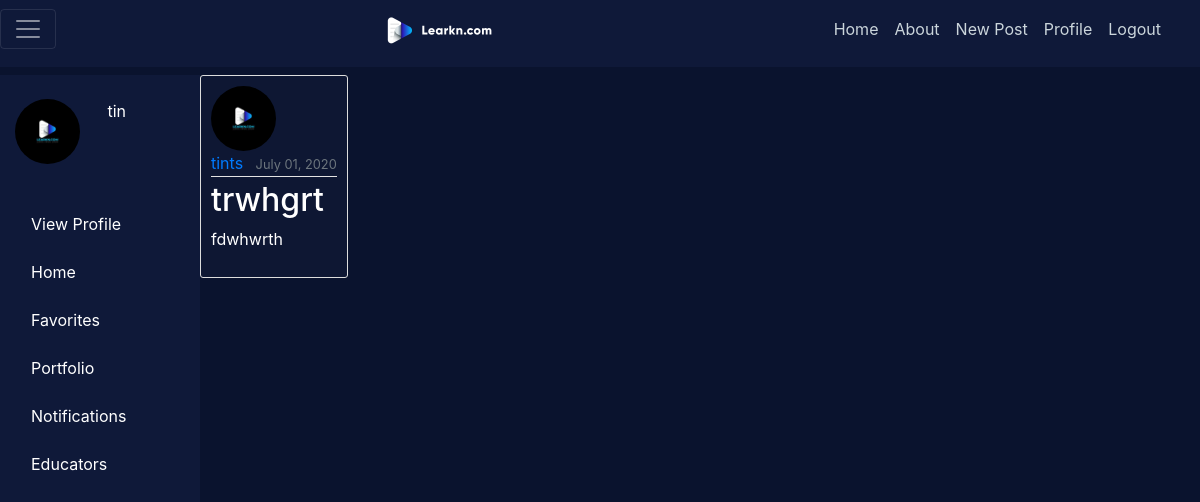
Page /post/15/ (signed in) on the committed database.
### users/models.py (models this page shows, shortened)
class Profile(models.Model):
    user = models.OneToOneField(User, on_delete=models.CASCADE)
    image = models.ImageField(default='default.jpg', upload_to='profile_pics')

### blog/models.py (models this page shows, shortened)
class Post(models.Model):
    title = models.CharField(max_length=100)
    content = models.TextField()
    date_posted = models.DateTimeField(default=timezone.now)
    author = models.ForeignKey(User, on_delete=models.CASCADE)

### blog/views.py (the view)
# urls.py: path('post/<int:pk>/', PostDetailView.as_view(), name='post-detail'),
class PostDetailView(DetailView):
    model = Post

### blog/templates/blog/post_detail.html (shortened to what this page needs)
{% extends "blog/base.html" %}
{% block content %}
  <article class="media content-section">
    <img class="rounded-circle article-img" src="{{ object.author.profile.image.url }}">
    <div class="media-body">
      <div class="article-metadata">
        <a class="mr-2" href="#">{{ object.author }}</a>
        <small class="text-muted">{{ object.date_posted|date:"F d, Y" }}</small>
      </div>
      <h2 class="article-title">{{ object.title }}</h2>
      <p class="article-content">{{ object.content }}</p>
    </div>
  </article>
{% endblock content %}

### blog/templates/blog/base.html (shortened to what this page needs)
{% load staticfiles %}
<!DOCTYPE html>
<html>
<head>
    <link rel="stylesheet" href="https://maxcdn.bootstrapcdn.com/bootstrap/4.0.0/css/bootstrap.min.css">
    <link rel="stylesheet" type="text/css" href="{% static 'blog/main.css' %}">
</head>
<body class="container-fluid">
    <header class="site-header">
      <nav class="navbar navbar-expand-md navbar-dark bg-steel fixed-top pb-3 pl-0">
        <div class="container-fluid nav-container">
          <button class="navbar-toggler" type="button" onclick="navFunction()">
          <span class="navbar-toggler-icon"></span>
          </button>
          <a class="navbar-brand mr-2" href="{% url 'blog-home' %}"><img src="{% static 'blog/img/learkn_logo.png' %}"  height='32' width='134' /></a>
            <div class="navbar-nav">
              <a class="nav-item nav-link" href="{% url 'blog-home' %}">Home</a>
              <a class="nav-item nav-link" href="{% url 'blog-about' %}">About</a>
              {% if user.is_authenticated %}
              <a class="nav-item nav-link" href="{% url 'post-create' %}">New Post</a>
              <a class="nav-item nav-link" href="{% url 'profile' %}">Profile</a>
              <a class="nav-item nav-link" href="{% url 'logout' %}">Logout</a>
              {% else %}
              <a class="nav-item nav-link" href="{% url 'login' %}">Log In</a>
              <a class="nav-item nav-link" href="{% url 'signup' %}">Sign Up</a>
              {% endif %}
            </div>
          </div>
      </nav>
    </header>
    <main role="main" class="profile-container row" >
      <section class= "profile col-2 ">
          <div class="container user_profile">
            <div class="row">
              <div class="col-6 pt-4">
                <img class="rounded-circle article-img pt-10" src="{{ user.profile.image.url }}">
              </div>
              <div class="col-6 pt-4">
                {{ user.username }}
              </div>
            </div>
            <div class="row pt-4">
              <div class="col-12 d-flex flex-row  pt-4">
                <div class="image pr-3"> <img src="static/blog/img/profile_icon.png" alt="" class="icons"> </div>
                <div class=" "> View Profile </div>
              </div>
              <div class="col-12 d-flex flex-row pt-4 ">
                <div class="image pr-3"> <img src="static/blog/img/home_icon.png" alt="" class="icons"> </div>
                <div class=" "> Home </div>
              </div>
              <div class="col-12 d-flex flex-row pt-4">
                <div class="image pr-3"> <img src="static/blog/img/favorites_icon.png" alt="" class="icons"> </div>
                <div class=" "> Favorites </div>
              </div>
              <div class="col-12 d-flex flex-row pt-4">
                <div class="image pr-3"> <img src="static/blog/img/portfolio_icon.png" alt="" class="icons"> </div>
                <div class=" "> Portfolio </div>
              </div>
              <div class="col-12 d-flex flex-row pt-4">
                <div class="image pr-3"> <img src="static/blog/img/notifications_icon.png" alt="" class="icons"> </div>
                <div class=" "> Notifications </div>
              </div>
              <div class="col-12 d-flex flex-row pt-4 ">
                <div class="image pr-3"> <img src="static/blog/img/educators_icon.png" alt="" class="icons"> </div>
                <div class=" "> Educators </div>
              </div>
            </div>
        </section>
        <div class="container-fluid content col-10">
          <div class="row ">
            {% block content %}
            {% endblock %}
          </div>
        </div>
    </main>
  </body>
</html>

### blog/static/blog/main.css (style rules this page uses)
body { background: #0A132E; color: #ffffff; margin-top: 0; font-size: 16px; }
h1, h2, h3, h4, h5, h6 { color: #fcfcfc; }
.site-header { padding-bottom: 0; margin-bottom: 0; padding-left: 0; }
.navbar-expand-md .navbar-toggler { display: inline-block; }
.bg-steel { background-color: #0F1939; }
.site-header .navbar-nav .nav-link { color: #cbd5db; }
.nav-container { padding-left: 0; }
.content-section { background: rgb(14, 23, 51); padding: 10px 10px; border: 1px solid #dddddd; border-radius: 3px; display: grid; }
.article-title { color: #ffffff; }
.article-content { white-space: pre-line; }
.article-img { height: 65px; width: 65px; margin-right: 16px; }
.article-metadata { padding-bottom: 1px; margin-bottom: 4px; border-bottom: 1px solid #e3e3e3 }
main { padding-top: 0px; font-size: 16px; }
.profile { width: 241 px; height: 827px; background-color: #0F1939; display: grid; grid-template-columns: 1fr; padding-left: 0; }
.site-header { height: 75px; }

### rows in the picture
Post: author.profile.image (placeholder picture), author "tints", date_posted "July 01, 2020", title "trwhgrt", content "fdwhwrth"

### other values in the picture
{{ user.username }} "tin"
